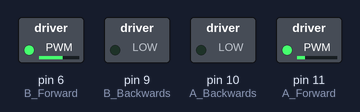
This sketch was run on a simulated Arduino Uno, built with avr-gcc and run on an emulated ATmega328P. On the bench: switched loads named in the sketch (green lamp = pin HIGH).

Above: at 0.05 s.
Timing chart, 0 to 3.0 s (numbered marks = the images above):
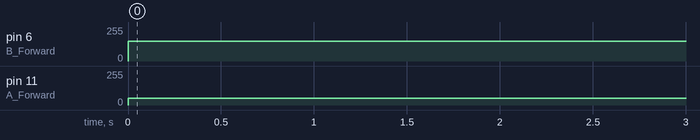

Measured:
- by itself, pin 6 (B_Forward): 0/255 → 150/255 at 0.00 s
- by itself, pin 11 (A_Forward): 0/255 → 50/255 at 0.00 s

The sketch:

driveCurve.ino
```cpp
#define A_Backwards 10
#define A_Forward 11
#define B_Forward  6
#define B_Backwards  9


bool forward = true;
uint8_t spd = 50;
bool motor = false;
int speed = 150;
int time = 2000;
int curve = -30;

void setMotorSpeed(bool forward);
void drivForward(int speed, int time);

void setup() {
  // put your setup code here, to run once:
  pinMode(A_Forward, OUTPUT);
  pinMode(A_Backwards, OUTPUT);
  pinMode(B_Forward, OUTPUT);
  pinMode(B_Backwards, OUTPUT);
}

void loop() {
  // put your main code here, to run repeatedly:

  driveCurve(speed, time, curve);
  //setMotorSpeed(forward, spd, motor);


}

void setMotorSpeed(bool forward, uint8_t spd, bool motor){
  if (motor){
     if (forward == true) {
       analogWrite(A_Forward, spd);
       analogWrite(A_Backwards, 0);
     } else {
      analogWrite(A_Backwards, spd);
      analogWrite(A_Forward, 0);
     }
  }else{
    if (forward == true) {
       analogWrite(B_Forward, spd);
       analogWrite(B_Backwards, 0);
     } else {
      analogWrite(B_Backwards, spd);
      analogWrite(B_Forward, 0);
     }

  }
}

void driveForward(int speed, int time){
  analogWrite(A_Forward, speed);
  analogWrite(B_Forward, speed);
  delay(time);
  analogWrite(A_Forward, LOW);
  analogWrite(B_Forward, LOW);
}

void driveCurve(int speed, int time, int curve){
  if (curve == 0){
    analogWrite(A_Forward, speed);
    analogWrite(B_Forward, speed);
  }
  if (curve < -45){
    analogWrite(B_Forward,speed);
    analogWrite(A_Backwards,speed * curve/90);
  }
  if (curve < 0 && curve >= -45){
    analogWrite(B_Forward,speed);
    analogWrite(A_Forward,speed * (45+curve)/45);
  }
  if (curve <= 45 && curve > 0){
    analogWrite(A_Forward,speed);
    analogWrite(B_Forward,speed * (45-curve)/45);
  }
  if (curve > 45){
    analogWrite(A_Forward,speed);
    analogWrite(B_Backwards,speed * curve/90);
  }
  delay(time);
  analogWrite(A_Forward, LOW);
  analogWrite(B_Forward, LOW);

}
```
